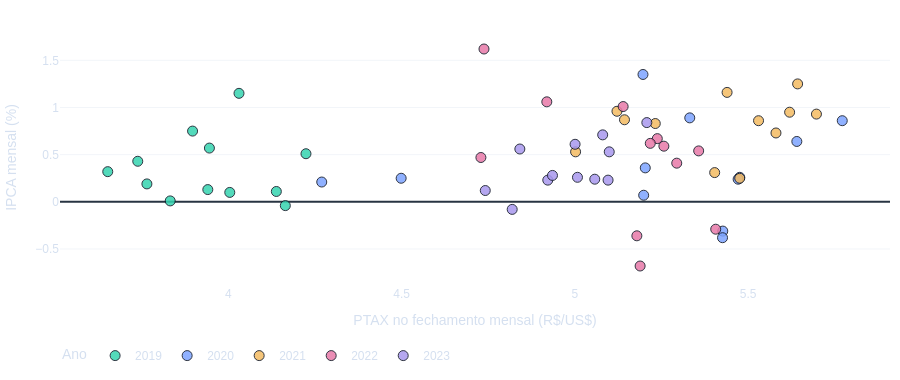

Source (notebook cell):
### Markdown cell above
## 5. Dispersão câmbio × IPCA mensal

Cada ponto representa um mês. A cor permite distinguir anos. O gráfico descreve associação contemporânea: o repasse cambial pode ter defasagens e depender de outros fatores, que esta dispersão não controla.

### Code cell
scatter_chart(df).show()
print(f"Correlação contemporânea PTAX x IPCA mensal em níveis: {df.dolar.corr(df.ipca_mensal):.3f}")

### Figure 1 — Plotly figure (JSON) as saved in the notebook; plotly's stock layout.template omitted (floating-point values rounded to 4 significant figures)
{"data": [{"hovertemplate": "<b>%{hovertext}</b><br><br>Ano=2019<br>PTAX mensal (R$/US$)=%{x}<br>IPCA mensal (%)=%{y}<extra></extra>", "hovertext": ["01/2019", "02/2019", "03/2019", "04/2019", "05/2019", "06/2019", "07/2019", "08/2019", "09/2019", "10/2019", "11/2019", "12/2019"], "legendgroup": "2019", "marker": {"color": "#35D4B0", "line": {"color": "#0B1220", "width": 1}, "opacity": 0.85, "size": 10, "symbol": "circle"}, "mode": "markers", "name": "2019", "orientation": "v", "showlegend": true, "type": "scatter", "x": [3.652, 3.739, 3.897, 3.945, 3.941, 3.832, 3.765, 4.138, 4.164, 4.004, 4.224, 4.031], "xaxis": "x", "y": [0.32, 0.43, 0.75, 0.57, 0.13, 0.01, 0.19, 0.11, -0.04, 0.1, 0.51, 1.15], "yaxis": "y"}, {"hovertemplate": "<b>%{hovertext}</b><br><br>Ano=2020<br>PTAX mensal (R$/US$)=%{x}<br>IPCA mensal (%)=%{y}<extra></extra>", "hovertext": ["01/2020", "02/2020", "03/2020", "04/2020", "05/2020", "06/2020", "07/2020", "08/2020", "09/2020", "10/2020", "11/2020", "12/2020"], "legendgroup": "2020", "marker": {"color": "#7DA4FF", "line": {"color": "#0B1220", "width": 1}, "opacity": 0.85, "size": 10, "symbol": "circle"}, "mode": "markers", "name": "2020", "orientation": "v", "showlegend": true, "type": "scatter", "x": [4.269, 4.499, 5.199, 5.427, 5.426, 5.476, 5.203, 5.471, 5.641, 5.772, 5.332, 5.197], "xaxis": "x", "y": [0.21, 0.25, 0.07, -0.31, -0.38, 0.26, 0.36, 0.24, 0.64, 0.86, 0.89, 1.35], "yaxis": "y"}, {"hovertemplate": "<b>%{hovertext}</b><br><br>Ano=2021<br>PTAX mensal (R$/US$)=%{x}<br>IPCA mensal (%)=%{y}<extra></extra>", "hovertext": ["01/2021", "02/2021", "03/2021", "04/2021", "05/2021", "06/2021", "07/2021", "08/2021", "09/2021", "10/2021", "11/2021", "12/2021"], "legendgroup": "2021", "marker": {"color": "#F4BB62", "line": {"color": "#0B1220", "width": 1}, "opacity": 0.85, "size": 10, "symbol": "circle"}, "mode": "markers", "name": "2021", "orientation": "v", "showlegend": true, "type": "scatter", "x": [5.476, 5.53, 5.697, 5.404, 5.232, 5.002, 5.122, 5.143, 5.439, 5.643, 5.62, 5.58], "xaxis": "x", "y": [0.25, 0.86, 0.93, 0.31, 0.83, 0.53, 0.96, 0.87, 1.16, 1.25, 0.95, 0.73], "yaxis": "y"}, {"hovertemplate": "<b>%{hovertext}</b><br><br>Ano=2022<br>PTAX mensal (R$/US$)=%{x}<br>IPCA mensal (%)=%{y}<extra></extra>", "hovertext": ["01/2022", "02/2022", "03/2022", "04/2022", "05/2022", "06/2022", "07/2022", "08/2022", "09/2022", "10/2022", "11/2022", "12/2022"], "legendgroup": "2022", "marker": {"color": "#E879A8", "line": {"color": "#0B1220", "width": 1}, "opacity": 0.85, "size": 10, "symbol": "circle"}, "mode": "markers", "name": "2022", "orientation": "v", "showlegend": true, "type": "scatter", "x": [5.357, 5.139, 4.738, 4.919, 4.729, 5.238, 5.188, 5.179, 5.407, 5.257, 5.294, 5.218], "xaxis": "x", "y": [0.54, 1.01, 1.62, 1.06, 0.47, 0.67, -0.68, -0.36, -0.29, 0.59, 0.41, 0.62], "yaxis": "y"}, {"hovertemplate": "<b>%{hovertext}</b><br><br>Ano=2023<br>PTAX mensal (R$/US$)=%{x}<br>IPCA mensal (%)=%{y}<extra></extra>", "hovertext": ["01/2023", "02/2023", "03/2023", "04/2023", "05/2023", "06/2023", "07/2023", "08/2023", "09/2023", "10/2023", "11/2023", "12/2023"], "legendgroup": "2023", "marker": {"color": "#A898EE", "line": {"color": "#0B1220", "width": 1}, "opacity": 0.85, "size": 10, "symbol": "circle"}, "mode": "markers", "name": "2023", "orientation": "v", "showlegend": true, "type": "scatter", "x": [5.099, 5.208, 5.08, 5.001, 5.096, 4.819, 4.742, 4.922, 5.008, 5.058, 4.936, 4.841], "xaxis": "x", "y": [0.53, 0.84, 0.71, 0.61, 0.23, -0.08, 0.12, 0.23, 0.26, 0.24, 0.28, 0.56], "yaxis": "y"}], "layout": {"colorway": ["#35D4B0", "#7DA4FF", "#F4BB62", "#E879A8", "#A898EE"], "font": {"color": "#D5E0F0", "family": "Arial, sans-serif"}, "height": 380, "hovermode": "closest", "legend": {"orientation": "h", "title": {"text": "Ano"}, "tracegroupgap": 0, "x": 0, "y": -0.22}, "margin": {"b": 20, "l": 10, "r": 10, "t": 30}, "paper_bgcolor": "rgba(0,0,0,0)", "plot_bgcolor": "rgba(0,0,0,0)", "xaxis": {"anchor": "y", "domain": [0.0, 1.0], "showgrid": false, "title": {"text": "PTAX no fechamento mensal (R$/US$)"}}, "yaxis": {"anchor": "x", "domain": [0.0, 1.0], "gridcolor": "rgba(150,170,200,0.12)", "title": {"text": "IPCA mensal (%)"}}}}
